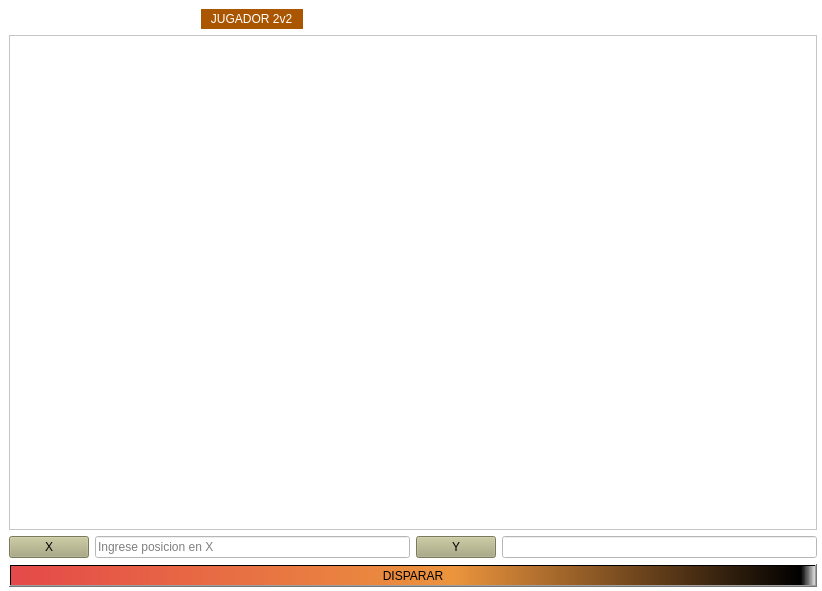
<?xml version="1.0" encoding="UTF-8"?>
<ui version="4.0">
 <class>NewBookWindow</class>
 <widget class="QWidget" name="NewBookWindow">
  <property name="geometry">
   <rect>
    <x>0</x>
    <y>0</y>
    <width>822</width>
    <height>591</height>
   </rect>
  </property>
  <property name="cursor">
   <cursorShape>PointingHandCursor</cursorShape>
  </property>
  <property name="windowTitle">
   <string>Nuevo Libro</string>
  </property>
  <widget class="QStackedWidget" name="stackedWidget">
   <property name="geometry">
    <rect>
     <x>0</x>
     <y>0</y>
     <width>826</width>
     <height>596</height>
    </rect>
   </property>
   <property name="minimumSize">
    <size>
     <width>0</width>
     <height>0</height>
    </size>
   </property>
   <property name="styleSheet">
    <string notr="true">background-color: rgb(255, 255, 255);</string>
   </property>
   <property name="frameShape">
    <enum>QFrame::NoFrame</enum>
   </property>
   <property name="frameShadow">
    <enum>QFrame::Plain</enum>
   </property>
   <property name="lineWidth">
    <number>0</number>
   </property>
   <property name="currentIndex">
    <number>0</number>
   </property>
   <widget class="QWidget" name="page">
    <property name="autoFillBackground">
     <bool>false</bool>
    </property>
    <layout class="QGridLayout" name="gridLayout">
     <item row="0" column="3">
      <spacer name="horizontalSpacer">
       <property name="orientation">
        <enum>Qt::Horizontal</enum>
       </property>
       <property name="sizeType">
        <enum>QSizePolicy::Expanding</enum>
       </property>
       <property name="sizeHint" stdset="0">
        <size>
         <width>40</width>
         <height>20</height>
        </size>
       </property>
      </spacer>
     </item>
     <item row="2" column="0">
      <widget class="QPushButton" name="pushButton_8">
       <property name="styleSheet">
        <string notr="true">background-color: rgb(170, 170, 127);</string>
       </property>
       <property name="text">
        <string>X</string>
       </property>
      </widget>
     </item>
     <item row="1" column="0" colspan="4">
      <widget class="QScrollArea" name="scrollArea">
       <property name="widgetResizable">
        <bool>true</bool>
       </property>
       <widget class="QWidget" name="scrollAreaWidgetContents">
        <property name="geometry">
         <rect>
          <x>0</x>
          <y>0</y>
          <width>1163</width>
          <height>1055</height>
         </rect>
        </property>
        <layout class="QGridLayout" name="gridLayout_2">
         <item row="0" column="0">
          <widget class="QLabel" name="label_4">
           <property name="text">
            <string/>
           </property>
           <property name="pixmap">
            <pixmap>../../../archivos/dispersa.png</pixmap>
           </property>
           <property name="scaledContents">
            <bool>true</bool>
           </property>
          </widget>
         </item>
        </layout>
       </widget>
      </widget>
     </item>
     <item row="2" column="3">
      <widget class="QLineEdit" name="lineEditY"/>
     </item>
     <item row="2" column="2">
      <widget class="QPushButton" name="pushButton_9">
       <property name="styleSheet">
        <string notr="true">background-color: rgb(170, 170, 127);</string>
       </property>
       <property name="text">
        <string>Y</string>
       </property>
      </widget>
     </item>
     <item row="3" column="0" colspan="4">
      <widget class="QPushButton" name="bt_Disparo">
       <property name="styleSheet">
        <string notr="true">background-color: qlineargradient(spread:pad, x1:0, y1:0, x2:1, y2:0, stop:0 rgba(228, 73, 73, 255), stop:0.55 rgba(235, 148, 61, 255), stop:0.98 rgba(0, 0, 0, 255), stop:1 rgba(0, 0, 0, 0));</string>
       </property>
       <property name="text">
        <string>DISPARAR</string>
       </property>
       <property name="icon">
        <iconset>
         <normaloff>../images/shoot.png</normaloff>../images/shoot.png</iconset>
       </property>
      </widget>
     </item>
     <item row="2" column="1">
      <widget class="QLineEdit" name="lineEditX">
       <property name="placeholderText">
        <string>Ingrese posicion en X</string>
       </property>
      </widget>
     </item>
     <item row="0" column="1" alignment="Qt::AlignHCenter">
      <widget class="QLabel" name="label">
       <property name="styleSheet">
        <string notr="true">font: 75 11pt &quot;Noto Serif Khmer&quot;;
color: rgb(255, 255, 255);
background-color: rgb(170, 85, 0);</string>
       </property>
       <property name="text">
        <string>   JUGADOR 2v2   </string>
       </property>
      </widget>
     </item>
    </layout>
   </widget>
  </widget>
 </widget>
 <resources/>
 <connections/>
</ui>
